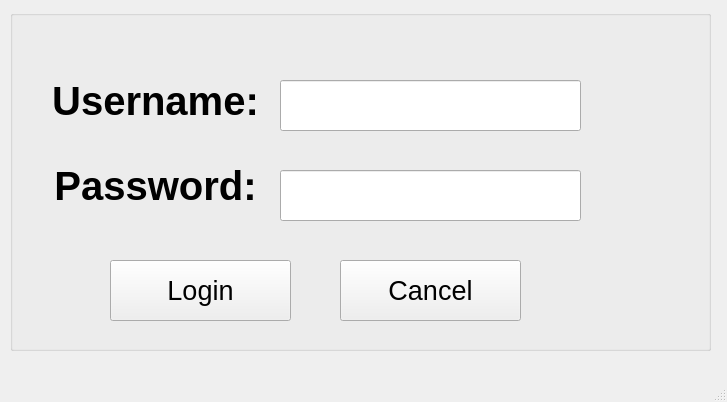
<?xml version="1.0" encoding="UTF-8"?>
<ui version="4.0">
 <class>MainWindow</class>
 <widget class="QMainWindow" name="MainWindow">
  <property name="geometry">
   <rect>
    <x>0</x>
    <y>0</y>
    <width>727</width>
    <height>402</height>
   </rect>
  </property>
  <property name="windowTitle">
   <string>MainWindow</string>
  </property>
  <widget class="QWidget" name="centralwidget">
   <widget class="QGroupBox" name="groupBox">
    <property name="geometry">
     <rect>
      <x>10</x>
      <y>10</y>
      <width>701</width>
      <height>341</height>
     </rect>
    </property>
    <property name="font">
     <font>
      <pointsize>12</pointsize>
     </font>
    </property>
    <property name="title">
     <string/>
    </property>
    <widget class="QLabel" name="label">
     <property name="geometry">
      <rect>
       <x>40</x>
       <y>50</y>
       <width>211</width>
       <height>81</height>
      </rect>
     </property>
     <property name="font">
      <font>
       <family>Segoe UI</family>
       <pointsize>30</pointsize>
       <bold>true</bold>
      </font>
     </property>
     <property name="text">
      <string>Username:</string>
     </property>
     <property name="alignment">
      <set>Qt::AlignCenter</set>
     </property>
    </widget>
    <widget class="QLabel" name="label_2">
     <property name="geometry">
      <rect>
       <x>40</x>
       <y>140</y>
       <width>211</width>
       <height>71</height>
      </rect>
     </property>
     <property name="font">
      <font>
       <family>Segoe UI</family>
       <pointsize>30</pointsize>
       <bold>true</bold>
      </font>
     </property>
     <property name="text">
      <string>Password:</string>
     </property>
     <property name="alignment">
      <set>Qt::AlignCenter</set>
     </property>
    </widget>
    <widget class="QPushButton" name="pushButton">
     <property name="geometry">
      <rect>
       <x>100</x>
       <y>250</y>
       <width>181</width>
       <height>61</height>
      </rect>
     </property>
     <property name="font">
      <font>
       <pointsize>20</pointsize>
      </font>
     </property>
     <property name="text">
      <string>Login</string>
     </property>
    </widget>
    <widget class="QPushButton" name="pushButton_2">
     <property name="geometry">
      <rect>
       <x>330</x>
       <y>250</y>
       <width>181</width>
       <height>61</height>
      </rect>
     </property>
     <property name="font">
      <font>
       <pointsize>20</pointsize>
      </font>
     </property>
     <property name="text">
      <string>Cancel</string>
     </property>
    </widget>
    <widget class="QLineEdit" name="lineEdit">
     <property name="geometry">
      <rect>
       <x>270</x>
       <y>70</y>
       <width>301</width>
       <height>51</height>
      </rect>
     </property>
     <property name="font">
      <font>
       <pointsize>15</pointsize>
      </font>
     </property>
    </widget>
    <widget class="QLineEdit" name="lineEdit_2">
     <property name="geometry">
      <rect>
       <x>270</x>
       <y>160</y>
       <width>301</width>
       <height>51</height>
      </rect>
     </property>
     <property name="font">
      <font>
       <pointsize>15</pointsize>
      </font>
     </property>
     <property name="echoMode">
      <enum>QLineEdit::Password</enum>
     </property>
    </widget>
   </widget>
  </widget>
  <widget class="QMenuBar" name="menubar">
   <property name="geometry">
    <rect>
     <x>0</x>
     <y>0</y>
     <width>727</width>
     <height>17</height>
    </rect>
   </property>
  </widget>
  <widget class="QStatusBar" name="statusbar"/>
 </widget>
 <resources/>
 <connections/>
</ui>
